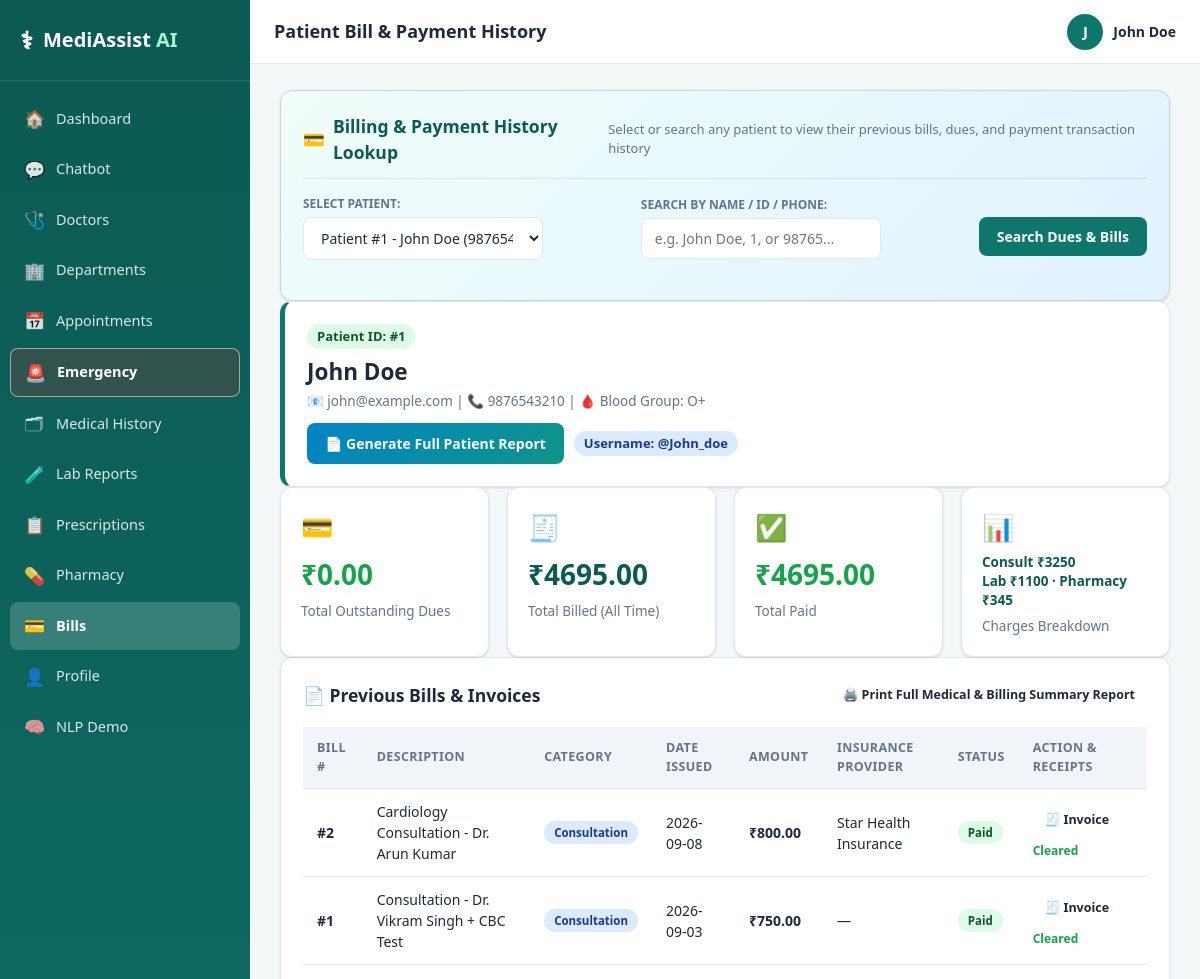
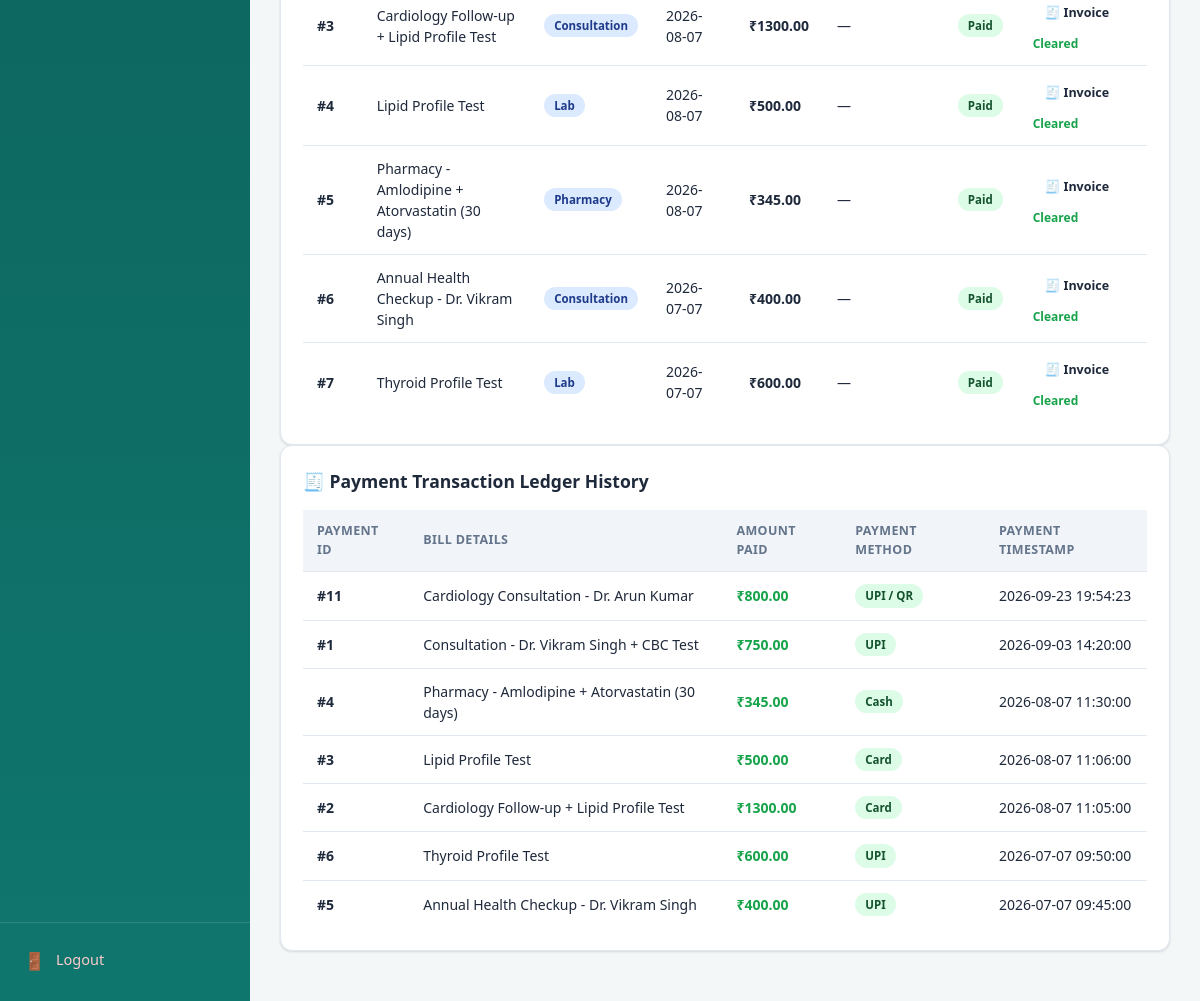
/bills (signed in), run on the app's committed database (2 pictures, top to bottom).
### tables this page shows
CREATE TABLE users (
    user_id         INTEGER PRIMARY KEY AUTOINCREMENT,
    username        TEXT UNIQUE NOT NULL,
    email           TEXT UNIQUE NOT NULL,
    password_hash   TEXT NOT NULL,
    role            TEXT NOT NULL DEFAULT 'patient',   -- patient | admin
    full_name       TEXT NOT NULL,
    phone           TEXT,
    created_at      TIMESTAMP DEFAULT CURRENT_TIMESTAMP,
    is_active       INTEGER DEFAULT 1
);

CREATE TABLE patients (
    patient_id      INTEGER PRIMARY KEY AUTOINCREMENT,
    user_id         INTEGER UNIQUE NOT NULL,
    date_of_birth   TEXT,
    gender          TEXT,
    blood_group     TEXT,
    address         TEXT,
    emergency_contact TEXT,
    FOREIGN KEY (user_id) REFERENCES users(user_id)
);

CREATE TABLE bills (
    bill_id         INTEGER PRIMARY KEY AUTOINCREMENT,
    patient_id      INTEGER NOT NULL,
    description     TEXT NOT NULL,
    amount          REAL NOT NULL,
    status          TEXT DEFAULT 'unpaid',   -- unpaid | paid | partially_paid
    category        TEXT DEFAULT 'consultation',  -- consultation | lab | pharmacy | other
    insurance_covered INTEGER DEFAULT 0,
    insurance_provider TEXT,
    date_issued     TEXT NOT NULL,
    due_date        TEXT,
    FOREIGN KEY (patient_id) REFERENCES patients(patient_id)
);

CREATE TABLE payments (
    payment_id      INTEGER PRIMARY KEY AUTOINCREMENT,
    bill_id         INTEGER NOT NULL,
    patient_id      INTEGER NOT NULL,
    amount_paid     REAL NOT NULL,
    payment_method  TEXT DEFAULT 'Card',
    paid_at         TIMESTAMP DEFAULT CURRENT_TIMESTAMP,
    FOREIGN KEY (bill_id) REFERENCES bills(bill_id),
    FOREIGN KEY (patient_id) REFERENCES patients(patient_id)
);

### routes/billing.py (the view, shortened to what this page needs)
@billing_bp.route("/bills")
@login_required
def bills_page():
    user = get_current_user()
    all_patients = query(
        """SELECT p.*, u.full_name, u.email, u.phone, u.username
           FROM patients p
           JOIN users u ON p.user_id = u.user_id
           ORDER BY u.full_name ASC"""
    ) or []
    search_query = request.args.get("q", "").strip()
    selected_pid_raw = request.args.get("patient_id", "").strip()
    target_patient = None
    if not target_patient:
        target_patient = query(
            """SELECT p.*, u.full_name, u.email, u.phone, u.username
               FROM patients p
               JOIN users u ON p.user_id = u.user_id
               WHERE p.user_id = ?""",
            (user["user_id"],),
            fetchone=True,
        )
    if not target_patient and all_patients:
        target_patient = all_patients[0]
    bills = []
    payments = []
    total_unpaid = 0.0
    total_billed = 0.0
    total_paid = 0.0
    breakdown = {"consultation": 0.0, "lab": 0.0, "pharmacy": 0.0, "other": 0.0}
    if target_patient:
        pid = target_patient["patient_id"]
        bills = query(
            "SELECT * FROM bills WHERE patient_id = ? ORDER BY date_issued DESC",
            (pid,),
        ) or []
        total_unpaid = sum(b["amount"] for b in bills if b["status"] == "unpaid")
        for b in bills:
            cat = b["category"] if b["category"] in breakdown else "other"
            breakdown[cat] += b["amount"]
        total_billed = sum(breakdown.values())
        payments = query(
            """SELECT p.*, b.description as bill_description FROM payments p
               JOIN bills b ON p.bill_id = b.bill_id
               WHERE p.patient_id = ? ORDER BY p.paid_at DESC""",
            (pid,),
        ) or []
        total_paid = sum(p["amount_paid"] for p in payments)
    return render_template(
        "bills.html",
        user=user,
        patient=target_patient,
        all_patients=all_patients,
        selected_patient_id=target_patient["patient_id"] if target_patient else None,
        search_query=search_query,
        bills=bills,
        total_unpaid=total_unpaid,
        breakdown=breakdown,
        total_billed=total_billed,
        total_paid=total_paid,
        payments=payments,
    )

### database/db.py (called while the page is built)
def get_connection():
    conn = sqlite3.connect(DB_PATH)
    conn.row_factory = sqlite3.Row
    conn.execute("PRAGMA foreign_keys = ON")
    return conn

def query(sql, params=(), fetchone=False, commit=False):
    conn = get_connection()
    cur = conn.cursor()
    cur.execute(sql, params)
    if commit:
        conn.commit()
        last_id = cur.lastrowid
        conn.close()
        return last_id
    rows = cur.fetchone() if fetchone else cur.fetchall()
    conn.close()
    if rows is None:
        return None
    if fetchone:
        return dict(rows)
    return [dict(r) for r in rows]

### routes/auth.py (called while the page is built)
def login_required(f):
    @wraps(f)
    def wrapper(*args, **kwargs):
        if "user_id" not in session:
            if request.path.startswith("/api/"):
                return jsonify({"error": "Authentication required"}), 401
            flash("Please log in to continue.", "warning")
            return redirect(url_for("auth.login", next=request.path))
        return f(*args, **kwargs)
    return wrapper

def get_current_user():
    if "user_id" not in session:
        return None
    return query("SELECT * FROM users WHERE user_id = ?", (session["user_id"],), fetchone=True)

### templates/bills.html (shortened to what this page needs)
{% extends "base.html" %}
{% block page_title %}Patient Bill & Payment History{% endblock %}
{% block content %}
<div class="card mb-3" style="background: linear-gradient(135deg, #f0fdfa, #e0f2fe); border: 1px solid #cbd5e1;">
  <div class="card-header" style="border-bottom: 1px solid rgba(0,0,0,0.08); padding-bottom: 12px;">
    <h3 style="color: var(--primary-dark); display: flex; align-items: center; gap: 8px;">
      <span>💳</span> Billing & Payment History Lookup
    </h3>
    <span class="text-muted" style="font-size: 13px;">Select or search any patient to view their previous bills, dues, and payment transaction history</span>
  </div>
  <form method="GET" action="{{ url_for('billing.bills_page') }}" class="filters-bar" style="margin-top: 14px; gap: 12px; align-items: center;">
    <div style="flex: 1; min-width: 220px;">
      <label style="font-size: 12px; font-weight: 700; color: var(--text-muted); display: block; margin-bottom: 4px;">SELECT PATIENT:</label>
      <select name="patient_id" class="form-control" onchange="this.form.submit()">
        {% for p in all_patients %}
          <option value="{{ p.patient_id }}" {% if selected_patient_id == p.patient_id %}selected{% endif %}>
            Patient #{{ p.patient_id }} - {{ p.full_name }} ({{ p.phone or p.email }})
          </option>
        {% endfor %}
      </select>
    </div>
    <div style="flex: 1; min-width: 220px;">
      <label style="font-size: 12px; font-weight: 700; color: var(--text-muted); display: block; margin-bottom: 4px;">SEARCH BY NAME / ID / PHONE:</label>
      <input type="text" name="q" value="{{ search_query }}" placeholder="e.g. John Doe, 1, or 98765..." class="form-control">
    </div>
    <div style="margin-top: 18px;">
      <button type="submit" class="btn btn-primary">Search Dues & Bills</button>
    </div>
  </form>
</div>
{% if patient %}
<div class="card mb-3" style="border-left: 5px solid var(--primary);">
  <div class="flex-between" style="flex-wrap: wrap; gap: 12px; align-items: center;">
    <div>
      <span class="badge badge-completed" style="font-size: 13px;">Patient ID: #{{ patient.patient_id }}</span>
      <h2 style="margin: 6px 0 2px; color: var(--text);">{{ patient.full_name }}</h2>
      <p class="text-muted" style="margin: 0; font-size: 13.5px;">
        📧 {{ patient.email or 'N/A' }} | 📞 {{ patient.phone or 'N/A' }} | 🩸 Blood Group: {{ patient.blood_group or 'N/A' }}
      </p>
    </div>
    <div style="display: flex; gap: 10px; align-items: center;">
      <a href="{{ url_for('patient.generate_report', patient_id=patient.patient_id) }}" target="_blank" class="btn btn-primary" style="background: linear-gradient(135deg, #0284c7, #0d9488); border: none; font-weight: 700;">
        📄 Generate Full Patient Report
      </a>
      <span class="badge badge-rescheduled" style="font-size: 13px;">Username: @{{ patient.username }}</span>
    </div>
  </div>
</div>
<div class="grid grid-4 mb-3">
  <div class="stat-card">
    <div class="stat-icon">💳</div>
    <div class="stat-value" style="color: {% if total_unpaid > 0 %}var(--danger){% else %}var(--success){% endif %};">
      ₹{{ '%.2f' | format(total_unpaid) }}
    </div>
    <div class="stat-label">Total Outstanding Dues</div>
  </div>
  <div class="stat-card">
    <div class="stat-icon">🧾</div>
    <div class="stat-value">₹{{ '%.2f' | format(total_billed) }}</div>
    <div class="stat-label">Total Billed (All Time)</div>
  </div>
  <div class="stat-card">
    <div class="stat-icon">✅</div>
    <div class="stat-value" style="color: var(--success);">₹{{ '%.2f' | format(total_paid) }}</div>
    <div class="stat-label">Total Paid</div>
  </div>
  <div class="stat-card">
    <div class="stat-icon">📊</div>
    <div class="stat-value" style="font-size:13.5px; line-height: 1.4;">
      Consult ₹{{ '%.0f' | format(breakdown.consultation) }}<br>
      Lab ₹{{ '%.0f' | format(breakdown.lab) }} ·
      Pharmacy ₹{{ '%.0f' | format(breakdown.pharmacy) }}
    </div>
    <div class="stat-label">Charges Breakdown</div>
  </div>
</div>
<div class="card mb-3">
  <div class="card-header flex-between">
    <h3>📄 Previous Bills & Invoices</h3>
    <a href="{{ url_for('patient.generate_report', patient_id=patient.patient_id) }}" target="_blank" class="btn btn-secondary btn-sm">
      🖨️ Print Full Medical & Billing Summary Report
    </a>
  </div>
  {% if bills %}
  <div class="table-wrap">
  <table class="data-table">
    <thead>
      <tr>
        <th>Bill #</th>
        <th>Description</th>
        <th>Category</th>
        <th>Date Issued</th>
        <th>Amount</th>
        <th>Insurance Provider</th>
        <th>Status</th>
        <th>Action & Receipts</th>
      </tr>
    </thead>
    <tbody>
    {% for b in bills %}
      <tr>
        <td><b>#{{ b.bill_id }}</b></td>
        <td>{{ b.description }}</td>
        <td><span class="badge badge-rescheduled">{{ b.category | capitalize }}</span></td>
        <td>{{ b.date_issued }}</td>
        <td><b>₹{{ '%.2f' | format(b.amount) }}</b></td>
        <td>{{ b.insurance_provider or '—' }}</td>
        <td><span class="badge badge-{{ b.status }}">{{ b.status }}</span></td>
        <td>
          <div style="display: flex; gap: 6px; align-items: center; flex-wrap: wrap;">
            <a href="{{ url_for('billing.view_invoice', bill_id=b.bill_id) }}" target="_blank" class="btn btn-secondary btn-sm" title="View & Print Official Invoice">
              🧾 Invoice
            </a>
            {% if b.status == 'unpaid' %}
            <form method="POST" action="{{ url_for('billing.pay_bill', bill_id=b.bill_id) }}" style="display: flex; gap: 4px; align-items: center;">
              <input type="hidden" name="patient_id" value="{{ patient.patient_id }}">
              <select name="payment_method" class="form-control" style="font-size: 11px; padding: 3px 6px; width: auto;">
                <option value="Card">Card</option>
                <option value="UPI / QR">UPI / QR</option>
                <option value="Net Banking">Net Banking</option>
                <option value="Cash">Cash</option>
              </select>
              <button type="submit" class="btn btn-primary btn-sm">Pay ₹{{ '%.0f' | format(b.amount) }}</button>
            </form>
            {% else %}
            <span class="text-muted" style="font-size: 12px; color: var(--success); font-weight: 600;">Cleared</span>
            {% endif %}
          </div>
        </td>
      </tr>
    {% endfor %}
    </tbody>
  </table>
  </div>
  {% else %}
  <div class="empty-state"><div class="icon">💳</div><p>No bills on record for this patient yet.</p></div>
  {% endif %}
</div>
<div class="card">
  <div class="card-header">
    <h3>🧾 Payment Transaction Ledger History</h3>
  </div>
  {% if payments %}
  <div class="table-wrap">
  <table class="data-table">
    <thead>
      <tr>
        <th>Payment ID</th>
        <th>Bill Details</th>
        <th>Amount Paid</th>
        <th>Payment Method</th>
        <th>Payment Timestamp</th>
      </tr>
    </thead>
    <tbody>
    {% for p in payments %}
      <tr>
        <td><b>#{{ p.payment_id }}</b></td>
        <td>{{ p.bill_description }}</td>
        <td><span style="color: var(--success); font-weight: 700;">₹{{ '%.2f' | format(p.amount_paid) }}</span></td>
        <td><span class="badge badge-completed">{{ p.payment_method }}</span></td>
        <td>{{ p.paid_at }}</td>
      </tr>
    {% endfor %}
    </tbody>
  </table>
  </div>
  {% else %}
  <div class="empty-state"><div class="icon">🧾</div><p>No payment transactions recorded for this patient yet.</p></div>
  {% endif %}
</div>
{% else %}
<div class="empty-state card">
  <div class="icon">💳</div>
  <p>No patient selected. Please use the search bar above to select a patient.</p>
</div>
{% endif %}
{% endblock %}

### templates/base.html (shortened to what this page needs)
<!DOCTYPE html>
<html lang="en">
<head>
<link rel="stylesheet" href="{{ url_for('static', filename='css/style.css') }}">
</head>
<body>
<div class="app-shell">
  <aside class="sidebar" id="sidebar">
    <div class="sidebar-brand">
      <span class="brand-icon">⚕</span>
      <span class="brand-text">MediAssist <b>AI</b></span>
    </div>
    <nav class="sidebar-nav">
      <a href="{{ url_for('main.dashboard') }}" class="nav-item {{ 'active' if request.endpoint=='main.dashboard' }}"><span>🏠</span> Dashboard</a>
      <a href="{{ url_for('chatbot.chatbot_page') }}" class="nav-item {{ 'active' if request.endpoint=='chatbot.chatbot_page' }}"><span>💬</span> Chatbot</a>
      <a href="{{ url_for('doctors.list_doctors') }}" class="nav-item {{ 'active' if request.endpoint=='doctors.list_doctors' }}"><span>🩺</span> Doctors</a>
      <a href="{{ url_for('departments.list_departments') }}" class="nav-item {{ 'active' if request.endpoint=='departments.list_departments' }}"><span>🏢</span> Departments</a>
      <a href="{{ url_for('appointments.list_appointments') }}" class="nav-item {{ 'active' if request.endpoint=='appointments.list_appointments' }}"><span>📅</span> Appointments</a>
      <a href="{{ url_for('main.emergency_page') }}" class="nav-item {{ 'active' if request.endpoint=='main.emergency_page' }} emergency-nav"><span>🚨</span> Emergency</a>
      <a href="{{ url_for('patient.medical_history') }}" class="nav-item {{ 'active' if request.endpoint=='patient.medical_history' }}"><span>🗂</span> Medical History</a>
      <a href="{{ url_for('lab.lab_reports') }}" class="nav-item {{ 'active' if request.endpoint=='lab.lab_reports' }}"><span>🧪</span> Lab Reports</a>
      <a href="{{ url_for('pharmacy.prescriptions_page') }}" class="nav-item {{ 'active' if request.endpoint=='pharmacy.prescriptions_page' }}"><span>📋</span> Prescriptions</a>
      <a href="{{ url_for('pharmacy.pharmacy_page') }}" class="nav-item {{ 'active' if request.endpoint=='pharmacy.pharmacy_page' }}"><span>💊</span> Pharmacy</a>
      <a href="{{ url_for('billing.bills_page') }}" class="nav-item {{ 'active' if request.endpoint=='billing.bills_page' }}"><span>💳</span> Bills</a>
      <a href="{{ url_for('patient.profile') }}" class="nav-item {{ 'active' if request.endpoint=='patient.profile' }}"><span>👤</span> Profile</a>
      <a href="{{ url_for('nlp_demo.nlp_demo_page') }}" class="nav-item {{ 'active' if request.endpoint=='nlp_demo.nlp_demo_page' }}"><span>🧠</span> NLP Demo</a>
    </nav>
    <div class="sidebar-footer">
      <a href="{{ url_for('auth.logout') }}" class="nav-item logout"><span>🚪</span> Logout</a>
    </div>
  </aside>
  <div class="main-area">
    <header class="topbar">
      <div class="topbar-title">{% block page_title %}Dashboard{% endblock %}</div>
      <div class="topbar-user">
        {% if current_user %}
        <span class="user-avatar">{{ current_user.full_name[0] | upper }}</span>
        <span class="user-name">{{ current_user.full_name }}</span>
        {% endif %}
      </div>
    </header>
    <main class="content">
      {% block content %}{% endblock %}
    </main>
  </div>
</div>
</body>
</html>

### data on the page
users: full_name "J", full_name "John Doe", email "john@example.com", phone "9876543210", username "John_doe"
patients: patient_id "1", blood_group "O+"
bills: bill_id "2", description "Cardiology Consultation - Dr. Arun Kumar", category "Consultation", date_issued "2026-09-08", amount "800.00", insurance_provider "Star Health Insurance", status "Paid", shows "Cleared"
bills: bill_id "1", description "Consultation - Dr. Vikram Singh + CBC Test", category "Consultation", date_issued "2026-09-03", amount "750.00", insurance_provider "—", status "Paid", shows "Cleared"
bills: bill_id "3", description "Cardiology Follow-up + Lipid Profile Test", category "Consultation", date_issued "2026-08-07", amount "1300.00", insurance_provider "—", status "Paid", shows "Cleared"
bills: bill_id "4", description "Lipid Profile Test", category "Lab", date_issued "2026-08-07", amount "500.00", insurance_provider "—", status "Paid", shows "Cleared"
bills: bill_id "5", description "Pharmacy - Amlodipine + Atorvastatin (30 days)", category "Pharmacy", date_issued "2026-08-07", amount "345.00", insurance_provider "—", status "Paid", shows "Cleared"
bills: bill_id "6", description "Annual Health Checkup - Dr. Vikram Singh", category "Consultation", date_issued "2026-07-07", amount "400.00", insurance_provider "—", status "Paid", shows "Cleared"
bills: bill_id "7", description "Thyroid Profile Test", category "Lab", date_issued "2026-07-07", amount "600.00", insurance_provider "—", status "Paid", shows "Cleared"
payments: payment_id "11", bill_description "Cardiology Consultation - Dr. Arun Kumar", amount_paid "800.00", payment_method "UPI / QR", paid_at "2026-09-23 19:54:23"
payments: payment_id "1", bill_description "Consultation - Dr. Vikram Singh + CBC Test", amount_paid "750.00", payment_method "UPI", paid_at "2026-09-03 14:20:00"
payments: payment_id "4", bill_description "Pharmacy - Amlodipine + Atorvastatin (30 days)", amount_paid "345.00", payment_method "Cash", paid_at "2026-08-07 11:30:00"
payments: payment_id "3", bill_description "Lipid Profile Test", amount_paid "500.00", payment_method "Card", paid_at "2026-08-07 11:06:00"
payments: payment_id "2", bill_description "Cardiology Follow-up + Lipid Profile Test", amount_paid "1300.00", payment_method "Card", paid_at "2026-08-07 11:05:00"
payments: payment_id "6", bill_description "Thyroid Profile Test", amount_paid "600.00", payment_method "UPI", paid_at "2026-07-07 09:50:00"
payments: payment_id "5", bill_description "Annual Health Checkup - Dr. Vikram Singh", amount_paid "400.00", payment_method "UPI", paid_at "2026-07-07 09:45:00"

### other printed values
{{ '%.2f' | format(total_unpaid) }} "0.00"
{{ '%.2f' | format(total_billed) }} "4695.00"
{{ '%.2f' | format(total_paid) }} "4695.00"
{{ '%.0f' | format(breakdown.consultation) }} "3250"
{{ '%.0f' | format(breakdown.lab) }} "1100"
{{ '%.0f' | format(breakdown.pharmacy) }} "345"
